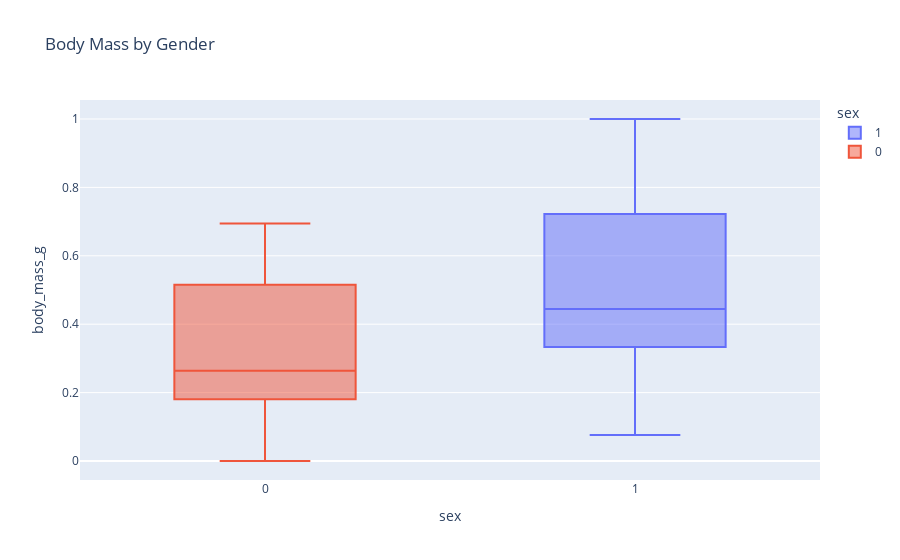

The code cell stored with this chart in its notebook:
### Code cell
fig = px.box(penguins, x='sex', y='body_mass_g', color='sex', title='Body Mass by Gender')
fig.show()

### Figure 1 — Plotly figure (JSON) as saved in the notebook; plotly's stock layout.template omitted (floating-point values rounded to 4 significant figures; data arrays with more than 128 entries replaced by an {"elided": "..."} marker saying what was removed)
{"data": [{"alignmentgroup": "True", "hovertemplate": "sex=%{x}<br>body_mass_g=%{y}<extra></extra>", "legendgroup": "1", "marker": {"color": "#636efa"}, "name": "1", "notched": false, "offsetgroup": "1", "orientation": "v", "showlegend": true, "type": "box", "x": {"elided": "179 int values"}, "x0": " ", "xaxis": "x", "y": {"elided": "179 float values"}, "y0": " ", "yaxis": "y"}, {"alignmentgroup": "True", "hovertemplate": "sex=%{x}<br>body_mass_g=%{y}<extra></extra>", "legendgroup": "0", "marker": {"color": "#EF553B"}, "name": "0", "notched": false, "offsetgroup": "0", "orientation": "v", "showlegend": true, "type": "box", "x": {"elided": "165 int values"}, "x0": " ", "xaxis": "x", "y": {"elided": "165 float values"}, "y0": " ", "yaxis": "y"}], "layout": {"boxmode": "overlay", "legend": {"title": {"text": "sex"}, "tracegroupgap": 0}, "title": {"text": "Body Mass by Gender"}, "xaxis": {"anchor": "y", "categoryarray": [1, 0], "categoryorder": "array", "domain": [0, 1], "title": {"text": "sex"}}, "yaxis": {"anchor": "x", "domain": [0, 1], "title": {"text": "body_mass_g"}}}}
